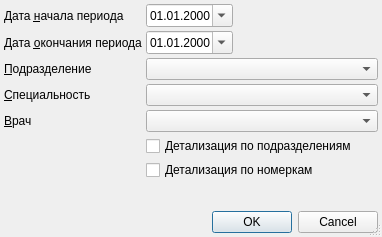
<?xml version="1.0" encoding="UTF-8"?>
<ui version="4.0">
 <class>TimelineSetupDialog</class>
 <widget class="QDialog" name="TimelineSetupDialog">
  <property name="windowModality">
   <enum>Qt::ApplicationModal</enum>
  </property>
  <property name="geometry">
   <rect>
    <x>0</x>
    <y>0</y>
    <width>382</width>
    <height>237</height>
   </rect>
  </property>
  <property name="windowTitle">
   <string>параметры отчёта</string>
  </property>
  <property name="sizeGripEnabled">
   <bool>true</bool>
  </property>
  <layout class="QGridLayout" name="gridLayout">
   <property name="margin">
    <number>4</number>
   </property>
   <property name="spacing">
    <number>4</number>
   </property>
   <item row="0" column="0" colspan="2">
    <widget class="QLabel" name="lblBegDate">
     <property name="text">
      <string>Дата &amp;начала периода</string>
     </property>
     <property name="buddy">
      <cstring>edtBegDate</cstring>
     </property>
    </widget>
   </item>
   <item row="0" column="2">
    <widget class="CDateEdit" name="edtBegDate">
     <property name="sizePolicy">
      <sizepolicy hsizetype="Maximum" vsizetype="Fixed">
       <horstretch>0</horstretch>
       <verstretch>0</verstretch>
      </sizepolicy>
     </property>
     <property name="displayFormat">
      <string>dd.MM.yyyy</string>
     </property>
     <property name="calendarPopup">
      <bool>true</bool>
     </property>
    </widget>
   </item>
   <item row="0" column="3">
    <spacer>
     <property name="orientation">
      <enum>Qt::Horizontal</enum>
     </property>
     <property name="sizeHint" stdset="0">
      <size>
       <width>101</width>
       <height>20</height>
      </size>
     </property>
    </spacer>
   </item>
   <item row="1" column="3">
    <spacer>
     <property name="orientation">
      <enum>Qt::Horizontal</enum>
     </property>
     <property name="sizeHint" stdset="0">
      <size>
       <width>101</width>
       <height>20</height>
      </size>
     </property>
    </spacer>
   </item>
   <item row="1" column="0" colspan="2">
    <widget class="QLabel" name="lblEndDate">
     <property name="text">
      <string>Дата &amp;окончания периода</string>
     </property>
     <property name="buddy">
      <cstring>edtEndDate</cstring>
     </property>
    </widget>
   </item>
   <item row="1" column="2">
    <widget class="CDateEdit" name="edtEndDate">
     <property name="sizePolicy">
      <sizepolicy hsizetype="Maximum" vsizetype="Fixed">
       <horstretch>0</horstretch>
       <verstretch>0</verstretch>
      </sizepolicy>
     </property>
     <property name="displayFormat">
      <string>dd.MM.yyyy</string>
     </property>
     <property name="calendarPopup">
      <bool>true</bool>
     </property>
    </widget>
   </item>
   <item row="7" column="1">
    <spacer>
     <property name="orientation">
      <enum>Qt::Vertical</enum>
     </property>
     <property name="sizeHint" stdset="0">
      <size>
       <width>21</width>
       <height>21</height>
      </size>
     </property>
    </spacer>
   </item>
   <item row="2" column="0" colspan="2">
    <widget class="QLabel" name="lblOrgStructure">
     <property name="text">
      <string>&amp;Подразделение</string>
     </property>
     <property name="buddy">
      <cstring>cmbOrgStructure</cstring>
     </property>
    </widget>
   </item>
   <item row="2" column="2" colspan="2">
    <widget class="COrgStructureComboBox" name="cmbOrgStructure"/>
   </item>
   <item row="3" column="0" colspan="2">
    <widget class="QLabel" name="lblSpeciality">
     <property name="text">
      <string>&amp;Специальность</string>
     </property>
     <property name="buddy">
      <cstring>cmbSpeciality</cstring>
     </property>
    </widget>
   </item>
   <item row="3" column="2" colspan="2">
    <widget class="CRBComboBox" name="cmbSpeciality">
     <property name="whatsThis">
      <string>&lt;html&gt;&lt;head&gt;&lt;meta name=&quot;qrichtext&quot; content=&quot;1&quot; /&gt;&lt;style type=&quot;text/css&quot;&gt;
p, li { white-space: pre-wrap; }
&lt;/style&gt;&lt;/head&gt;&lt;body style=&quot; font-family:'MS Shell Dlg 2'; font-size:8.25pt; font-weight:400; font-style:normal;&quot;&gt;
&lt;p style=&quot;-qt-paragraph-type:empty; margin-top:0px; margin-bottom:0px; margin-left:0px; margin-right:0px; -qt-block-indent:0; text-indent:0px;&quot;&gt;&lt;/p&gt;&lt;/body&gt;&lt;/html&gt;</string>
     </property>
    </widget>
   </item>
   <item row="4" column="0">
    <widget class="QLabel" name="lblPerson">
     <property name="text">
      <string>&amp;Врач</string>
     </property>
     <property name="buddy">
      <cstring>cmbPerson</cstring>
     </property>
    </widget>
   </item>
   <item row="4" column="2" colspan="2">
    <widget class="CPersonComboBoxEx" name="cmbPerson"/>
   </item>
   <item row="8" column="0" colspan="4">
    <widget class="QDialogButtonBox" name="buttonBox">
     <property name="orientation">
      <enum>Qt::Horizontal</enum>
     </property>
     <property name="standardButtons">
      <set>QDialogButtonBox::Cancel|QDialogButtonBox::Ok</set>
     </property>
    </widget>
   </item>
   <item row="6" column="2" colspan="2">
    <widget class="QCheckBox" name="chkScheduleItemDetail">
     <property name="text">
      <string>Детализация по номеркам</string>
     </property>
    </widget>
   </item>
   <item row="5" column="2" colspan="2">
    <widget class="QCheckBox" name="chkOrgStructureDetail">
     <property name="text">
      <string>Детализация по подразделениям</string>
     </property>
    </widget>
   </item>
  </layout>
 </widget>
 <customwidgets>
  <customwidget>
   <class>CDateEdit</class>
   <extends>QDateEdit</extends>
   <header>library/DateEdit</header>
  </customwidget>
  <customwidget>
   <class>COrgStructureComboBox</class>
   <extends>QComboBox</extends>
   <header>Orgs/OrgStructComboBoxes.h</header>
  </customwidget>
  <customwidget>
   <class>CPersonComboBoxEx</class>
   <extends>QComboBox</extends>
   <header>Orgs/PersonComboBoxEx.h</header>
  </customwidget>
  <customwidget>
   <class>CRBComboBox</class>
   <extends>QComboBox</extends>
   <header>library/crbcombobox.h</header>
  </customwidget>
 </customwidgets>
 <tabstops>
  <tabstop>edtBegDate</tabstop>
  <tabstop>edtEndDate</tabstop>
  <tabstop>cmbOrgStructure</tabstop>
  <tabstop>cmbSpeciality</tabstop>
  <tabstop>cmbPerson</tabstop>
  <tabstop>chkOrgStructureDetail</tabstop>
  <tabstop>chkScheduleItemDetail</tabstop>
  <tabstop>buttonBox</tabstop>
 </tabstops>
 <resources/>
 <connections>
  <connection>
   <sender>buttonBox</sender>
   <signal>accepted()</signal>
   <receiver>TimelineSetupDialog</receiver>
   <slot>accept()</slot>
   <hints>
    <hint type="sourcelabel">
     <x>190</x>
     <y>252</y>
    </hint>
    <hint type="destinationlabel">
     <x>119</x>
     <y>239</y>
    </hint>
   </hints>
  </connection>
  <connection>
   <sender>buttonBox</sender>
   <signal>rejected()</signal>
   <receiver>TimelineSetupDialog</receiver>
   <slot>reject()</slot>
   <hints>
    <hint type="sourcelabel">
     <x>241</x>
     <y>252</y>
    </hint>
    <hint type="destinationlabel">
     <x>316</x>
     <y>234</y>
    </hint>
   </hints>
  </connection>
 </connections>
</ui>
